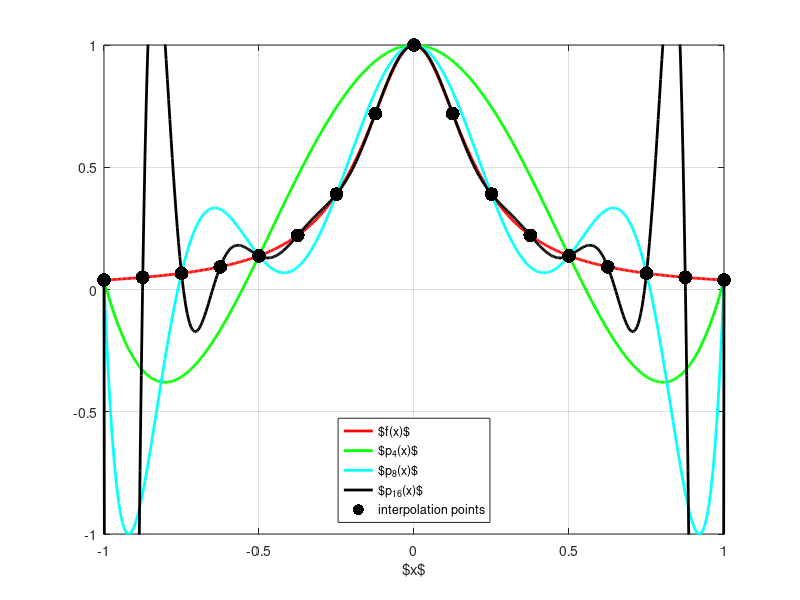
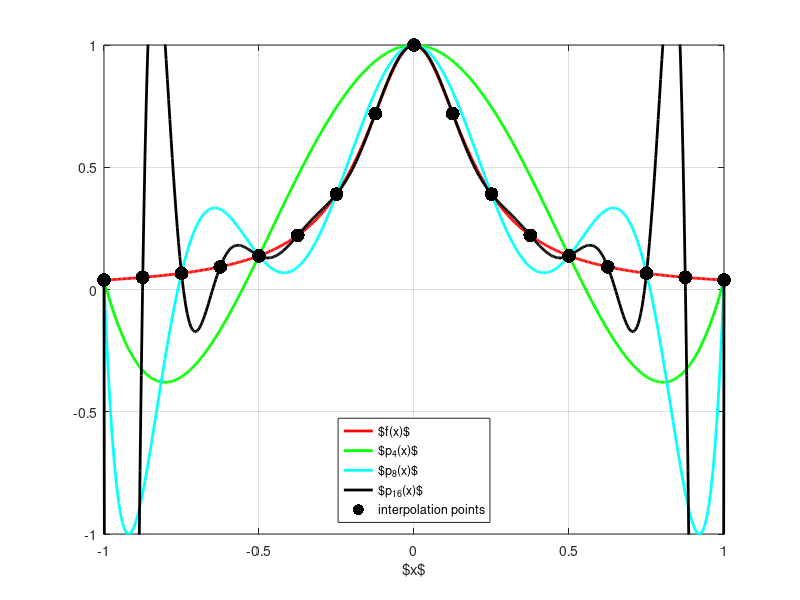
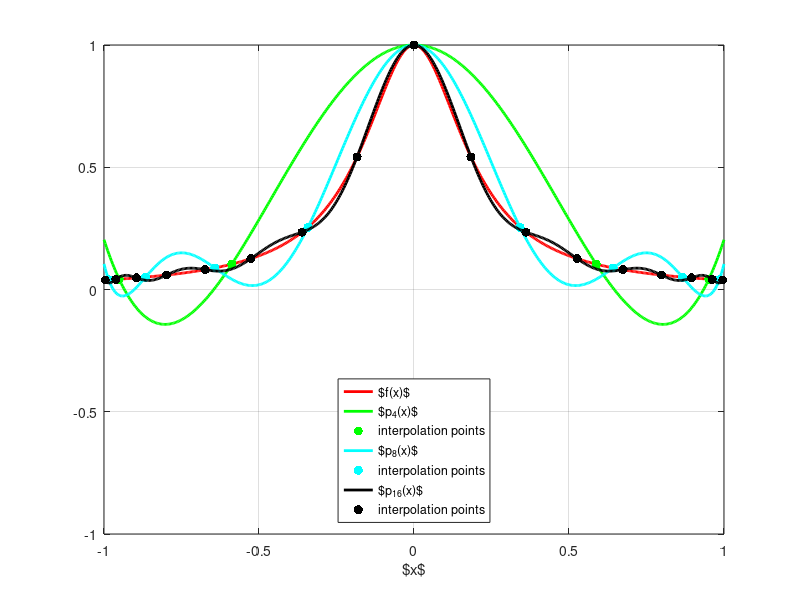
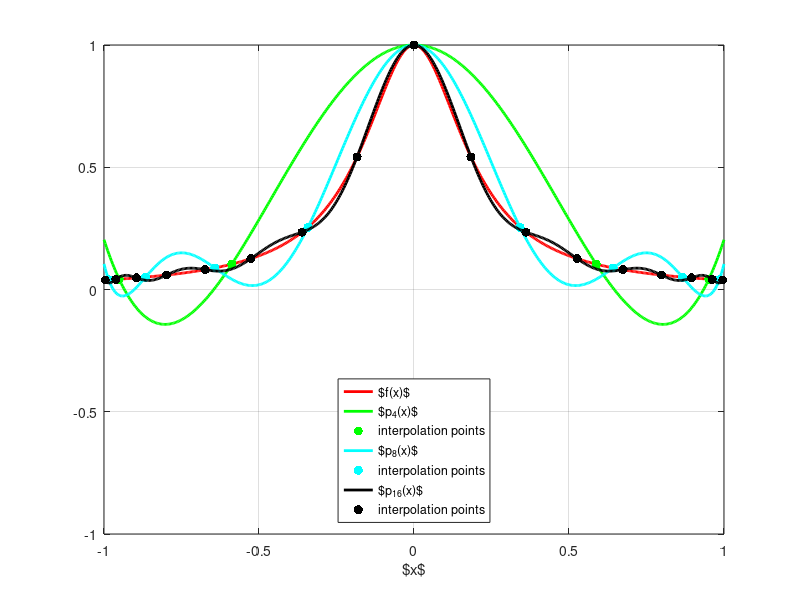

Recreate these plots in MATLAB, in order. (Note: this script raises an error after producing the figures.)
clear all;
close all;
f = @(x) 1./(1 + 25*x.^2);

hf = figure(1);
clf;

x = linspace(-1,1,500);
y_true = f(x);
plot(x,y_true,'r','linewidth',2);
hold on;

N = 4;
xdata = linspace(-1,1,N+1)';
ydata = f(xdata);
p = polyfit(xdata,ydata,N);
y_fit = polyval(p,x);
poly_04 = plot(x,y_fit,'g','linewidth',2);


N = 8;
xdata = linspace(-1,1,N+1)';
ydata = f(xdata);
p = polyfit(xdata,ydata,N);
y_fit = polyval(p,x);
poly_08 = plot(x,y_fit,'c','linewidth',2);

N = 16;
xdata = linspace(-1,1,N+1)';
ydata = f(xdata);
p = polyfit(xdata,ydata,N);
y_fit = polyval(p,x);
poly_16 = plot(x,y_fit,'k','linewidth',2);
xlabel("$x$");
grid on;
plot(xdata,ydata,'k.','markersize',30);
  
legend('$f(x)$','$p_4(x)$','$p_8(x)$','$p_{16}(x)$', ...
    'interpolation points','Location','south')
% lgd.FontSize = 14;
% lgd.Interpreter = 'latex';

axis([-1 1 -1 1])

print(hf,"OUT/RungePhenom",'-dpdflatex')
print(hf,"OUT/RungePhenomGray",'-dpdflatex', "-mono")

hff = figure(2);
clf;

x = linspace(-1,1,500);
y_true = f(x);
plot(x,y_true,'r','linewidth',2);
hold on;

N = 4;
idx = 1:N+1;
xdata = cos((idx-0.5)*pi/(N+1));
ydata = f(xdata);
p = polyfit(xdata,ydata,N);
y_fit = polyval(p,x);
poly_04 = plot(x,y_fit,'g','linewidth',2);
plot(xdata,ydata,'g.','markersize',20);


N = 8;
idx = 1:N+1;
xdata = cos((idx-0.5)*pi/(N+1));
ydata = f(xdata);
p = polyfit(xdata,ydata,N);
y_fit = polyval(p,x);
poly_08 = plot(x,y_fit,'c','linewidth',2);
plot(xdata,ydata,'c.','markersize',20);

N = 16;
idx = 1:N+1;
xdata = cos((idx-0.5)*pi/(N+1));
ydata = f(xdata);
p = polyfit(xdata,ydata,N);
y_fit = polyval(p,x);
poly_16 = plot(x,y_fit,'k','linewidth',2);
xlabel("$x$");
grid on;
plot(xdata,ydata,'k.','markersize',20);

lgd = legend('$f(x)$','$p_4(x)$','interpolation points','$p_8(x)$', ...
    'interpolation points','$p_{16}(x)$','interpolation points','Location','south')
%lgd.FontSize = 14;
%lgd.Interpreter = 'latex';

axis([-1 1 -1 1])
print(hff,"OUT/RungePhenomFix",'-dpdflatex')
print(hff,"OUT/RungePhenomFixGray",'-dpdflatex', "-mono")

figure(3);
clf;
x = linspace(-1,1,500);
N = 8;
idx = 1:N+1;
xdata_cheb = cos((idx-0.5)*pi/(N+1));
xdata_unif = linspace(-1,1,N+1)';

for k = 1:500
    y_cheb(k) = (x(k)-xdata_cheb(1))*(x(k)-xdata_cheb(2))* ...
                (x(k)-xdata_cheb(3))*(x(k)-xdata_cheb(4))* ...
                (x(k)-xdata_cheb(5))*(x(k)-xdata_cheb(6))* ...
                (x(k)-xdata_cheb(7))*(x(k)-xdata_cheb(8))*(x(k)-xdata_cheb(9));
    
    y_unif(k) = (x(k)-xdata_unif(1))*(x(k)-xdata_unif(2))* ...
                (x(k)-xdata_unif(3))*(x(k)-xdata_unif(4))* ...
                (x(k)-xdata_unif(5))*(x(k)-xdata_unif(6))* ...
                (x(k)-xdata_unif(7))*(x(k)-xdata_unif(8))*(x(k)-xdata_unif(9));
    y_bndd(k) = 2^(-N);
end

plot(x,y_cheb,'linewidth',1.0)
hold on
plot(x,y_unif,'linewidth',1.0)
plot(x, y_bndd,'k-.','linewidth',2)
plot(x,-y_bndd,'k:','linewidth',2)

lgd = legend('$\omega_9(x)$ (Chebyshev)','$\omega_9(x)$ (Uniform)',...
             '$2^{-8}$','$-2^{-8}$')
lgd.FontSize = 14;
lgd.Interpreter = 'latex';


